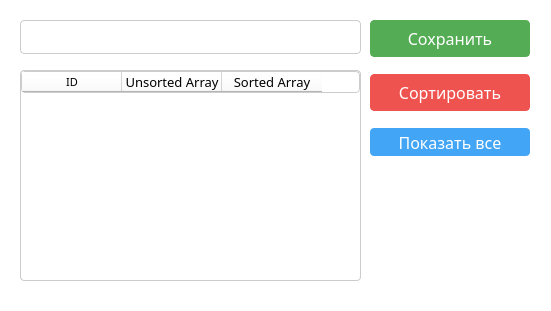
<?xml version="1.0" encoding="UTF-8"?>
<ui version="4.0">
 <class>HeapSort</class>
 <widget class="QMainWindow" name="HeapSort">
  <property name="geometry">
   <rect>
    <x>0</x>
    <y>0</y>
    <width>551</width>
    <height>311</height>
   </rect>
  </property>
  <property name="sizePolicy">
   <sizepolicy hsizetype="Preferred" vsizetype="Maximum">
    <horstretch>0</horstretch>
    <verstretch>0</verstretch>
   </sizepolicy>
  </property>
  <property name="windowTitle">
   <string>HeapSortApp</string>
  </property>
  <property name="styleSheet">
   <string notr="true">background-color: rgb(255, 255, 255);
            </string>
  </property>
  <widget class="QWidget" name="centralwidget">
   <widget class="QWidget" name="horizontalLayoutWidget">
    <property name="geometry">
     <rect>
      <x>20</x>
      <y>20</y>
      <width>341</width>
      <height>34</height>
     </rect>
    </property>
    <layout class="QHBoxLayout" name="horizontalLayout">
     <item>
      <widget class="QLineEdit" name="array_line">
       <property name="sizePolicy">
        <sizepolicy hsizetype="Expanding" vsizetype="Maximum">
         <horstretch>0</horstretch>
         <verstretch>0</verstretch>
        </sizepolicy>
       </property>
       <property name="font">
        <font>
         <family>inherit</family>
         <pointsize>10</pointsize>
        </font>
       </property>
       <property name="mouseTracking">
        <bool>false</bool>
       </property>
       <property name="styleSheet">
        <string notr="true">padding: 6px 6px 6px 6px!important;
                                    font-family: inherit;
                                    font-size: 10pt;
                                    border: 1px solid #ccc;
                                    border-radius: 4px;
                                </string>
       </property>
       <property name="text">
        <string/>
       </property>
       <property name="dragEnabled">
        <bool>false</bool>
       </property>
       <property name="placeholderText">
        <string/>
       </property>
       <property name="cursorMoveStyle">
        <enum>Qt::VisualMoveStyle</enum>
       </property>
       <property name="clearButtonEnabled">
        <bool>false</bool>
       </property>
      </widget>
     </item>
    </layout>
   </widget>
   <widget class="QLabel" name="info_label">
    <property name="enabled">
     <bool>true</bool>
    </property>
    <property name="geometry">
     <rect>
      <x>20</x>
      <y>70</y>
      <width>341</width>
      <height>211</height>
     </rect>
    </property>
    <property name="cursor">
     <cursorShape>IBeamCursor</cursorShape>
    </property>
    <property name="mouseTracking">
     <bool>true</bool>
    </property>
    <property name="layoutDirection">
     <enum>Qt::LeftToRight</enum>
    </property>
    <property name="styleSheet">
     <string notr="true">padding: 6px 10px 6px 10px!important;
                        font-family: inherit;
                        font-size: 10pt;
                        border: 1px solid #ccc;
                        border-radius: 4px;
                    </string>
    </property>
    <property name="textFormat">
     <enum>Qt::AutoText</enum>
    </property>
    <property name="scaledContents">
     <bool>false</bool>
    </property>
    <property name="alignment">
     <set>Qt::AlignLeading|Qt::AlignLeft|Qt::AlignTop</set>
    </property>
    <property name="wordWrap">
     <bool>false</bool>
    </property>
    <property name="openExternalLinks">
     <bool>false</bool>
    </property>
    <property name="textInteractionFlags">
     <set>Qt::LinksAccessibleByMouse|Qt::TextSelectableByKeyboard|Qt::TextSelectableByMouse</set>
    </property>
   </widget>
   <widget class="QWidget" name="verticalLayoutWidget">
    <property name="geometry">
     <rect>
      <x>370</x>
      <y>20</y>
      <width>160</width>
      <height>136</height>
     </rect>
    </property>
    <layout class="QVBoxLayout" name="verticalLayout">
     <item>
      <widget class="QPushButton" name="save_button">
       <property name="sizePolicy">
        <sizepolicy hsizetype="Ignored" vsizetype="Expanding">
         <horstretch>0</horstretch>
         <verstretch>0</verstretch>
        </sizepolicy>
       </property>
       <property name="font">
        <font>
         <family>inherit</family>
         <pointsize>12</pointsize>
        </font>
       </property>
       <property name="cursor">
        <cursorShape>PointingHandCursor</cursorShape>
       </property>
       <property name="mouseTracking">
        <bool>false</bool>
       </property>
       <property name="autoFillBackground">
        <bool>false</bool>
       </property>
       <property name="styleSheet">
        <string notr="true">QPushButton {
                                    padding: 6px 6px 6px 6px!important;
                                    border: 1px solid #54ad54;
                                    background-color: #54ad54;
                                    color: white;
                                    border-radius: 4px;
                                    font-family: inherit;
                                    font-size: 12pt;
                                    }

                                    QPushButton:hover {
                                    background-color: #288b28;
                                    }

                                    QPushButton:pressed {
                                    background-color: #1B5E20;
                                    }
                                </string>
       </property>
       <property name="text">
        <string>Сохранить</string>
       </property>
       <property name="autoRepeatInterval">
        <number>100</number>
       </property>
      </widget>
     </item>
     <item>
      <spacer name="verticalSpacer">
       <property name="orientation">
        <enum>Qt::Vertical</enum>
       </property>
       <property name="sizeType">
        <enum>QSizePolicy::Fixed</enum>
       </property>
       <property name="sizeHint" stdset="0">
        <size>
         <width>20</width>
         <height>11</height>
        </size>
       </property>
      </spacer>
     </item>
     <item>
      <widget class="QPushButton" name="sort_button">
       <property name="sizePolicy">
        <sizepolicy hsizetype="Minimum" vsizetype="Expanding">
         <horstretch>0</horstretch>
         <verstretch>0</verstretch>
        </sizepolicy>
       </property>
       <property name="font">
        <font>
         <family>inherit</family>
         <pointsize>12</pointsize>
        </font>
       </property>
       <property name="cursor">
        <cursorShape>PointingHandCursor</cursorShape>
       </property>
       <property name="styleSheet">
        <string notr="true">QPushButton {
                                    padding: 6px 6px 6px 6px!important;
                                    border: 1px solid #EF5350;
                                    background-color: #EF5350;
                                    color: white;
                                    border-radius: 4px;
                                    font-family: inherit;
                                    font-size: 12pt;
                                    }

                                    QPushButton:hover {
                                    background-color: #E53935;
                                    }

                                    QPushButton:pressed {
                                    background-color: #B71C1C;
                                    }
                                </string>
       </property>
       <property name="text">
        <string>Сортировать</string>
       </property>
      </widget>
     </item>
     <item>
      <spacer name="verticalSpacer_2">
       <property name="orientation">
        <enum>Qt::Vertical</enum>
       </property>
       <property name="sizeType">
        <enum>QSizePolicy::Fixed</enum>
       </property>
       <property name="sizeHint" stdset="0">
        <size>
         <width>20</width>
         <height>11</height>
        </size>
       </property>
      </spacer>
     </item>
     <item>
      <widget class="QPushButton" name="find_button">
       <property name="sizePolicy">
        <sizepolicy hsizetype="Ignored" vsizetype="Expanding">
         <horstretch>0</horstretch>
         <verstretch>0</verstretch>
        </sizepolicy>
       </property>
       <property name="font">
        <font>
         <family>inherit</family>
         <pointsize>12</pointsize>
        </font>
       </property>
       <property name="cursor">
        <cursorShape>PointingHandCursor</cursorShape>
       </property>
       <property name="mouseTracking">
        <bool>false</bool>
       </property>
       <property name="autoFillBackground">
        <bool>false</bool>
       </property>
       <property name="styleSheet">
        <string notr="true">QPushButton {
                                    background-color: #42A5F5;
                                    color: white;
                                    border: 1px;
                                    border-radius: 4px;
                                    font-family: inherit;
                                    font-size: 12pt;
                                    }

                                    QPushButton:hover {
                                    background-color: #1E88E5;
                                    }

                                    QPushButton:pressed {
                                    background-color: #0D47A1;
                                    }
                                </string>
       </property>
       <property name="text">
        <string>Показать все</string>
       </property>
       <property name="autoRepeatInterval">
        <number>100</number>
       </property>
      </widget>
     </item>
    </layout>
   </widget>
   <widget class="QTableWidget" name="table_widget">
    <property name="enabled">
     <bool>true</bool>
    </property>
    <property name="hidden">
     <bool>true</bool>
    </property>
    <property name="geometry">
     <rect>
      <x>20</x>
      <y>70</y>
      <width>341</width>
      <height>211</height>
     </rect>
    </property>
    <property name="cursor" stdset="0">
     <cursorShape>PointingHandCursor</cursorShape>
    </property>
    <property name="styleSheet">
     <string notr="true">font-family: inherit;
                        font-size: 10pt;
                        border: 1px solid #ccc;
                        border-radius: 4px;
                    </string>
    </property>
    <column>
     <property name="text">
      <string>ID</string>
     </property>
     <property name="font">
      <font>
       <pointsize>8</pointsize>
      </font>
     </property>
    </column>
    <column>
     <property name="text">
      <string>Unsorted Array</string>
     </property>
    </column>
    <column>
     <property name="text">
      <string>Sorted Array</string>
     </property>
    </column>
   </widget>
  </widget>
  <widget class="QStatusBar" name="statusbar"/>
 </widget>
 <resources/>
 <connections/>
</ui>
